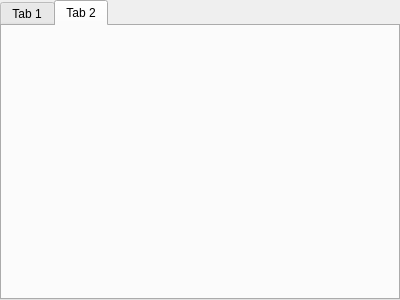
<?xml version="1.0" encoding="UTF-8"?>
<ui version="4.0">
 <class>VirtualMachineControl</class>
 <widget class="QWidget" name="VirtualMachineControl">
  <property name="geometry">
   <rect>
    <x>0</x>
    <y>0</y>
    <width>400</width>
    <height>300</height>
   </rect>
  </property>
  <property name="windowTitle">
   <string>Form</string>
  </property>
  <layout class="QVBoxLayout" name="verticalLayout">
   <property name="leftMargin">
    <number>0</number>
   </property>
   <property name="topMargin">
    <number>0</number>
   </property>
   <property name="rightMargin">
    <number>0</number>
   </property>
   <property name="bottomMargin">
    <number>0</number>
   </property>
   <item>
    <widget class="QTabWidget" name="tabWidget">
     <property name="currentIndex">
      <number>1</number>
     </property>
     <widget class="QWidget" name="tab">
      <attribute name="title">
       <string>Tab 1</string>
      </attribute>
      <layout class="QHBoxLayout" name="horizontalLayout">
       <property name="spacing">
        <number>0</number>
       </property>
       <property name="leftMargin">
        <number>0</number>
       </property>
       <property name="topMargin">
        <number>0</number>
       </property>
       <property name="rightMargin">
        <number>0</number>
       </property>
       <property name="bottomMargin">
        <number>0</number>
       </property>
       <item>
        <layout class="QVBoxLayout" name="verticalLayout_2">
         <property name="spacing">
          <number>0</number>
         </property>
        </layout>
       </item>
      </layout>
     </widget>
     <widget class="QWidget" name="tab_2">
      <attribute name="title">
       <string>Tab 2</string>
      </attribute>
     </widget>
    </widget>
   </item>
  </layout>
 </widget>
 <resources/>
 <connections/>
</ui>
